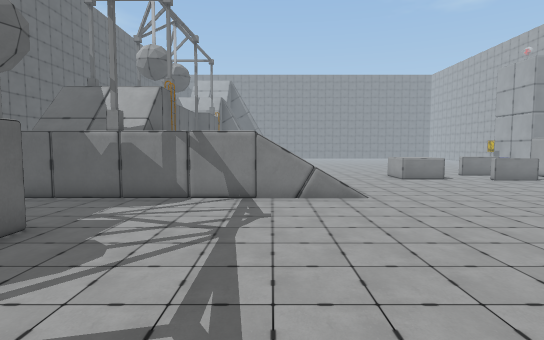
view 1 (above)

23 first-person views from a walk through a scene from a Unity 3-D project. The camera is 1.5 m above the floor, tilts 4° down and sees 80° across. The floor is counted in squares, 1 m on a side. Each view is taken from the middle of a square. On the plan, view 1 faces up. The plan holds only what a view shows up to about 15 squares ahead; the rest is blank. The place goes on beyond the plan. The player is left out.

view 2
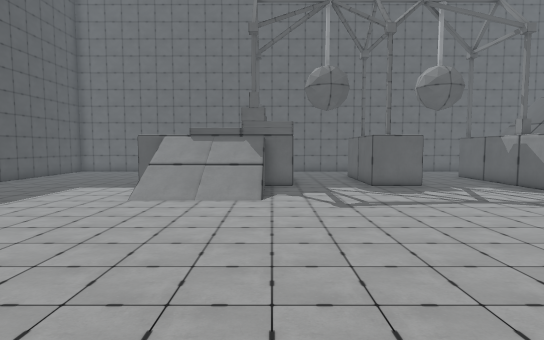

view 3
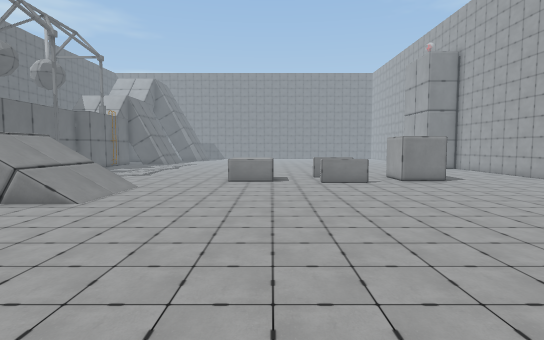

view 4
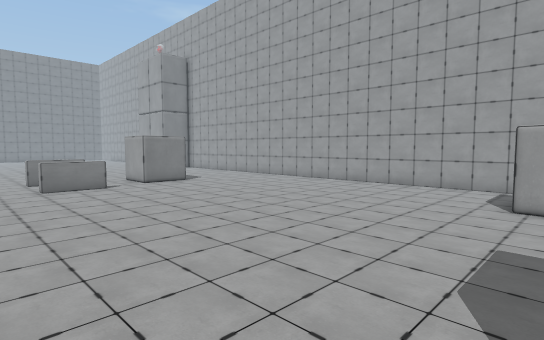

view 5
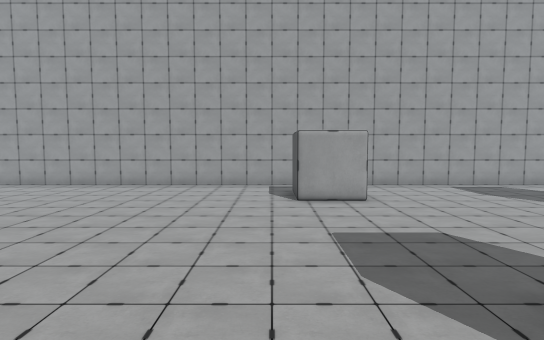

view 6
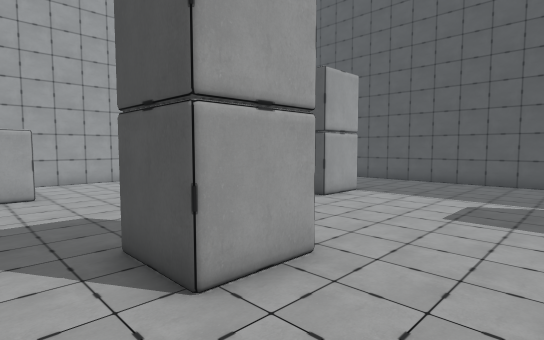

view 7
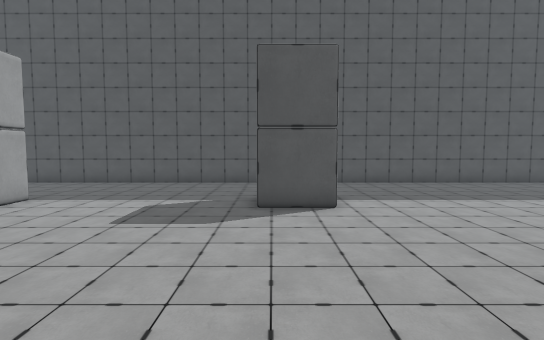

view 8
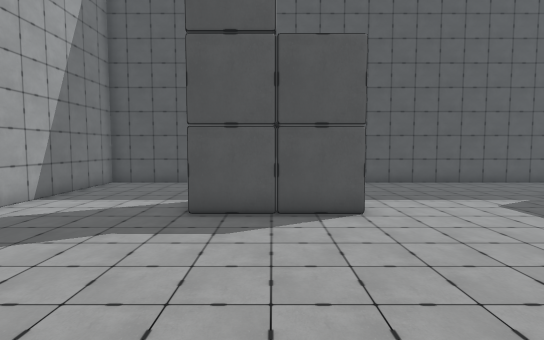

view 9
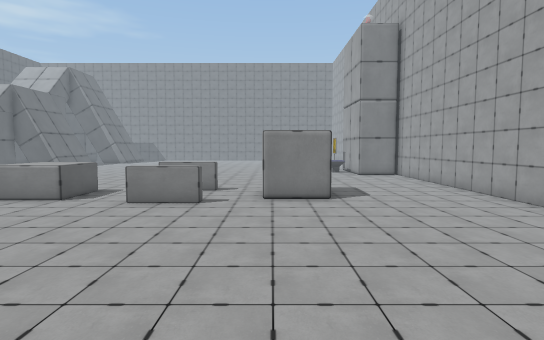

view 10
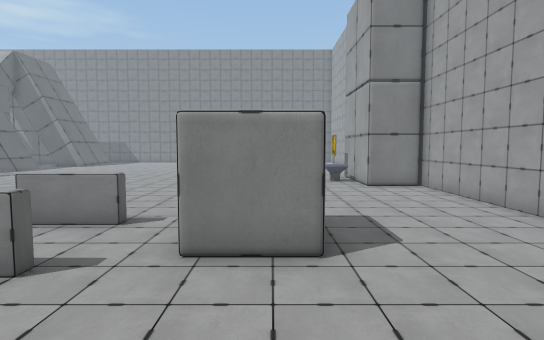

view 11
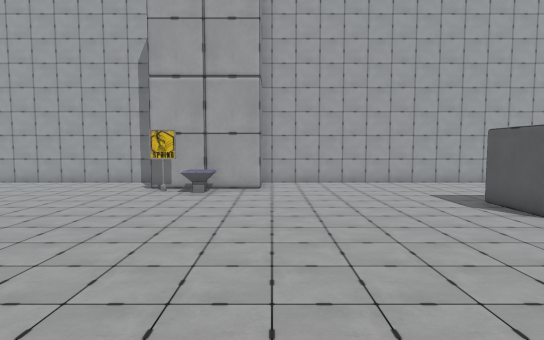

view 12
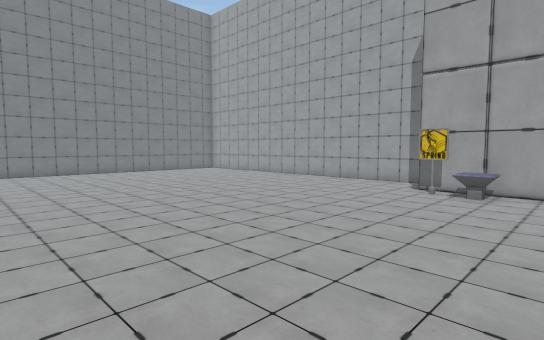

view 13
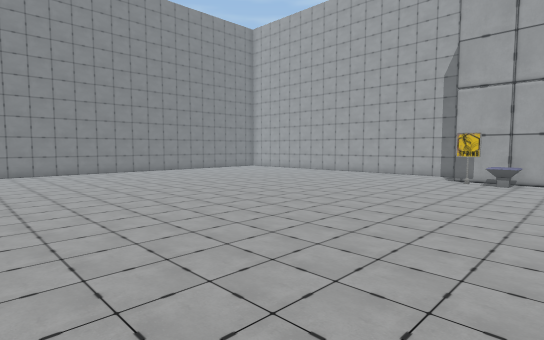

view 14
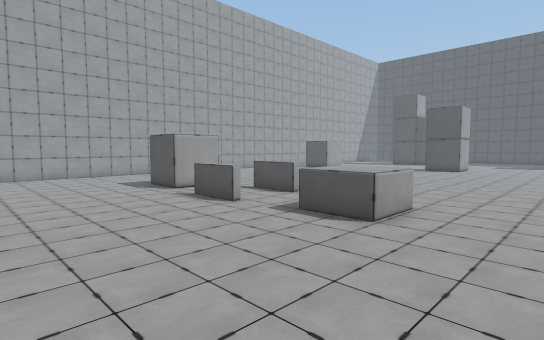

view 15
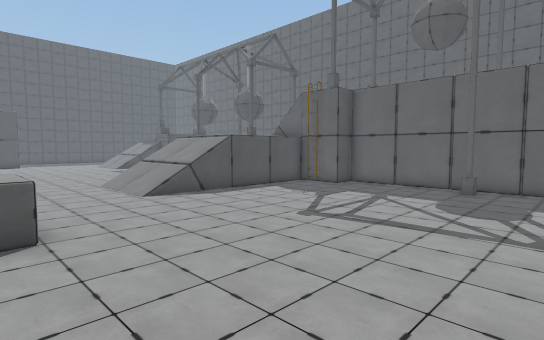

view 16
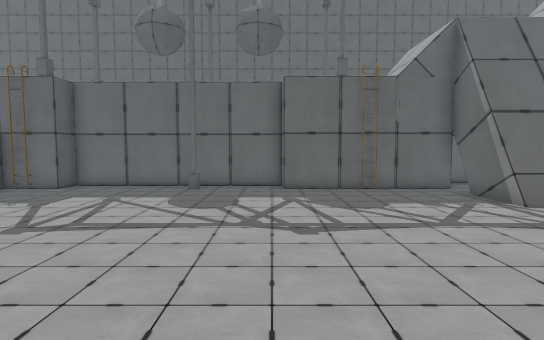

view 17
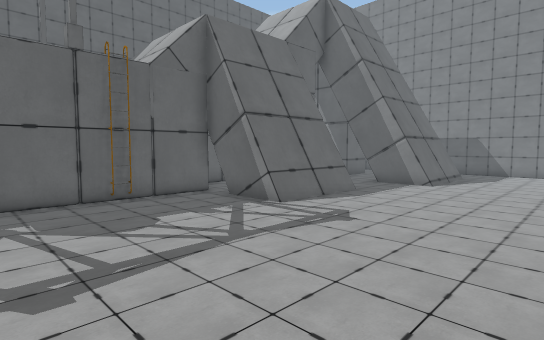

view 18
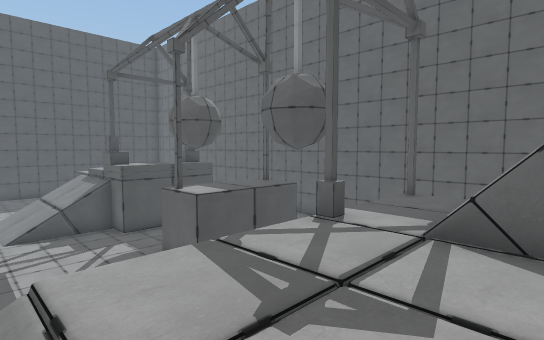

view 19
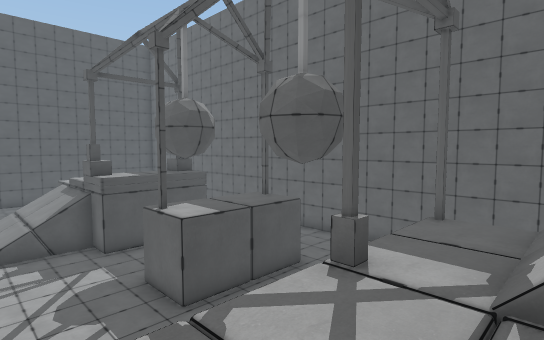

view 20
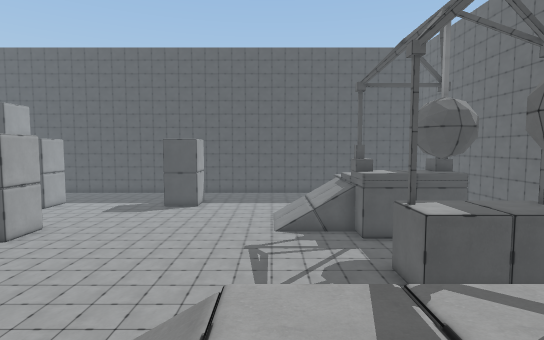

view 21
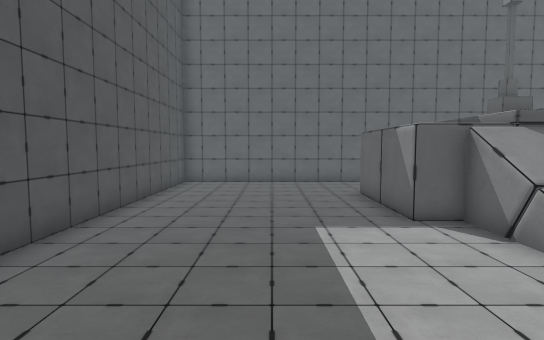

view 22
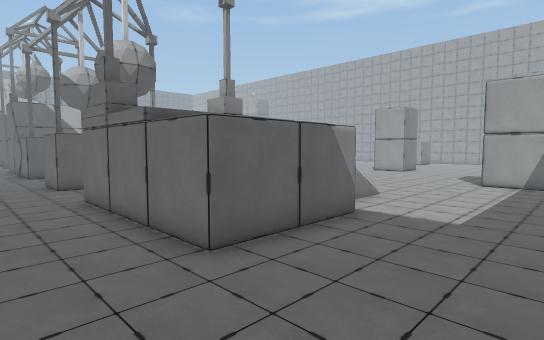

view 23
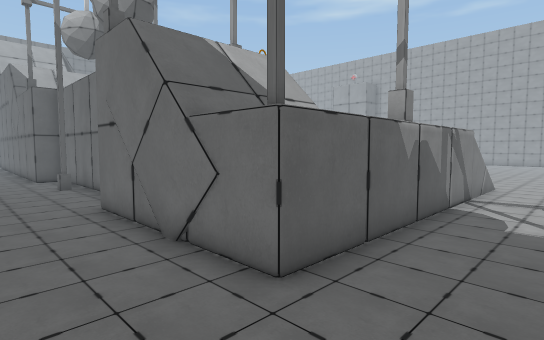

### Floor plan
Key: @ floor where view 1 was taken; # wall or solid block; . main floor; : floor 2 m higher than the main floor; / step, stairs or slope; = window, fence, low wall or low ledge; ^ raised ledge; v drop or lower ground; S sign; L ladder; O other object.
Columns run from 12 left of view 1 to 21 right of it. Each row starts with its distance up from view 1.
 41               .. ..  ..
 40              ... ... ...
 39             #... ........
 38             #.............
 37             #..............
 36           ^##...............
 35           ...................    #
 34            ...................  .#
 33           #=.....................#
 32           #=.....................#
 31           #=.....................#
 30           #=.....................#
 29        ####......................#
 28        #.........................#
 27        #......................S#
 26    .#  #L....................OS#
 25    .#  #.....................OO#
 24    .####.......................###
 23    ..##..........................#
 22   ...##..........................#
 21   ...##..........................#
 20   ..###..........................#
 19   ...##..........................#
 18   ...#O..........................#
 17   ...  ...........^^^.===.###....#
 16   ...  ...........^^^.....###....#
 15   ..#  #..........^^^.===.##.....#
 14   ..    v........................#
 13  ...////::::///..................#
 12  ...////::::///..................#
 11 #...::::::::///..................#
 10 #...#::#::::/=//.................#
  9 # ...............................#
  8 #  ..............................#
  7 #. ..............................#
  6 # ..####.........................#
  5 #...####.........................#
  4 #...####.........................#
  3 # ...........................###.#
  2 # ...........................#   #
  1 # ..####.............###.....#  .#
  0 # ..#  ##==.@........#  .........#
 -1 # ..#   #^/..........# ..........#
 -2 # ..#  ^^^/......................#
 -3 #...#  #^^/......................#
 -4 #...#  #^^/......................#
 -5 #...####................#####....#
 -6 #...............##......#    ....#
 -7 #...............# ......#    ....#
 -8 #...............# ........   ....#
 -9 #.........................   ....#
-10 #..........................  ....#
-11 #...........................  ...#
-12 ############################  ####

Where each view was taken, in squares from view 1:
view 1: 0 up, 0 right, facing up
view 2: 0 up, 8 right, facing left
view 3: 1 up, 8 right, facing up
view 4: 2 up, 8 right, facing up-right
view 5: 4 up, 8 right, facing right
view 6: 3 up, 6 right, facing down-right
view 7: 2 up, 5 right, facing down
view 8: 2 up, 14 right, facing down
view 9: 6 up, 14 right, facing up
view 10: 11 up, 15 right, facing up
view 11: 23 up, 7 right, facing right
view 12: 23 up, 7 right, facing up-right
view 13: 23 up, 3 right, facing up-right
view 14: 23 up, 3 right, facing down-right
view 15: 23 up, 7 right, facing down-left
view 16: 23 up, 7 right, facing left
view 17: 23 up, 5 right, facing up-left
view 18: 13 up, 0 right, facing down-left
view 19: 12 up, 1 left, facing down-left
view 20: 13 up, 1 left, facing down
view 21: 8 down, 2 right, facing left
view 22: 9 down, 11 left, facing up-right
view 23: 7 up, 11 left, facing up-right
